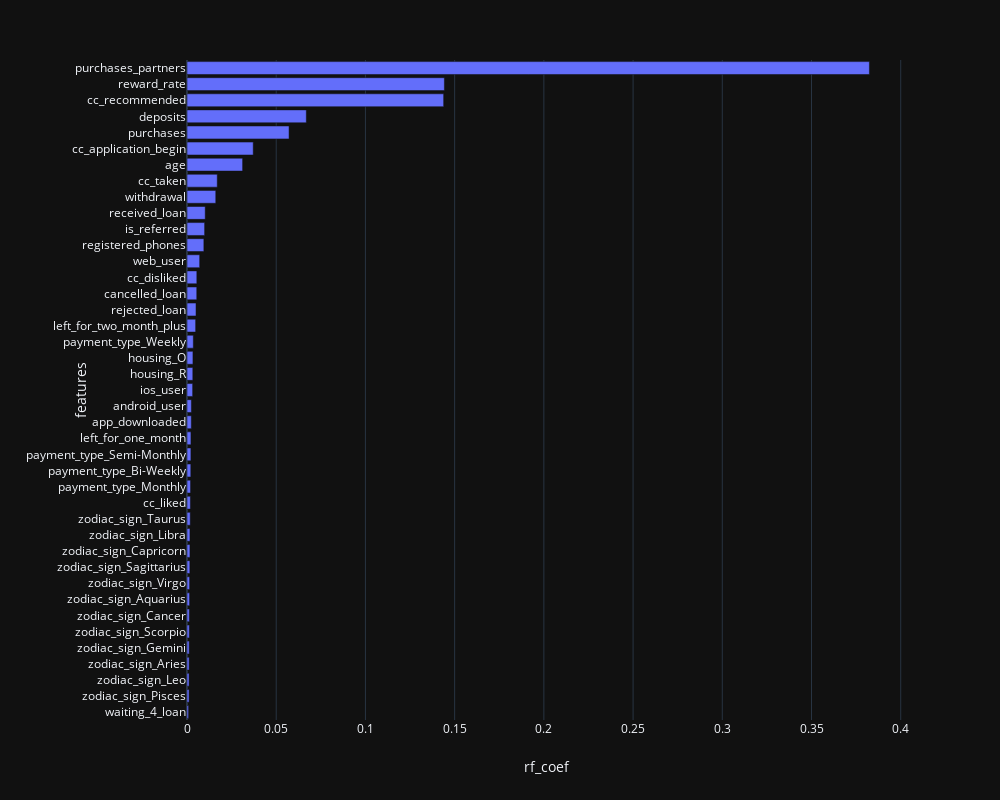

This figure's notebook cell:
### Code cell
#plotting features importance
fig = px.bar(rf_coeff, x="rf_coef", y="features", orientation='h')
fig.update_layout(autosize=False,
                         width=1000,
                         height=800,
                         template="plotly_dark")
fig.show()

### Figure 1 — Plotly figure (JSON) as saved in the notebook; plotly's stock layout.template omitted (floating-point values rounded to 4 significant figures)
{"data": [{"alignmentgroup": "True", "hoverlabel": {"namelength": 0}, "hovertemplate": "rf_coef=%{x}<br>features=%{y}", "legendgroup": "", "marker": {"color": "#636efa"}, "name": "", "offsetgroup": "", "orientation": "h", "showlegend": false, "textposition": "auto", "type": "bar", "x": [0.0008865, 0.001162, 0.001162, 0.001186, 0.001224, 0.001298, 0.001314, 0.001458, 0.001467, 0.001602, 0.00165, 0.001652, 0.001817, 0.0019, 0.001994, 0.002131, 0.002192, 0.002209, 0.002419, 0.00246, 0.003163, 0.003257, 0.003327, 0.003541, 0.00484, 0.005053, 0.005471, 0.005511, 0.007105, 0.009447, 0.009876, 0.01021, 0.01613, 0.01696, 0.03117, 0.03712, 0.05721, 0.06687, 0.1438, 0.1443, 0.3825], "xaxis": "x", "y": ["waiting_4_loan", "zodiac_sign_Pisces", "zodiac_sign_Leo", "zodiac_sign_Aries", "zodiac_sign_Gemini", "zodiac_sign_Scorpio", "zodiac_sign_Cancer", "zodiac_sign_Aquarius", "zodiac_sign_Virgo", "zodiac_sign_Sagittarius", "zodiac_sign_Capricorn", "zodiac_sign_Libra", "zodiac_sign_Taurus", "cc_liked", "payment_type_Monthly", "payment_type_Bi-Weekly", "payment_type_Semi-Monthly", "left_for_one_month", "app_downloaded", "android_user", "ios_user", "housing_R", "housing_O", "payment_type_Weekly", "left_for_two_month_plus", "rejected_loan", "cancelled_loan", "cc_disliked", "web_user", "registered_phones", "is_referred", "received_loan", "withdrawal", "cc_taken", "age", "cc_application_begin", "purchases", "deposits", "cc_recommended", "reward_rate", "purchases_partners"], "yaxis": "y"}], "layout": {"autosize": false, "barmode": "relative", "height": 800, "legend": {"tracegroupgap": 0}, "margin": {"t": 60}, "width": 1000, "xaxis": {"anchor": "y", "domain": [0, 0.98], "title": {"text": "rf_coef"}}, "yaxis": {"anchor": "x", "domain": [0, 1], "title": {"text": "features"}}}}
